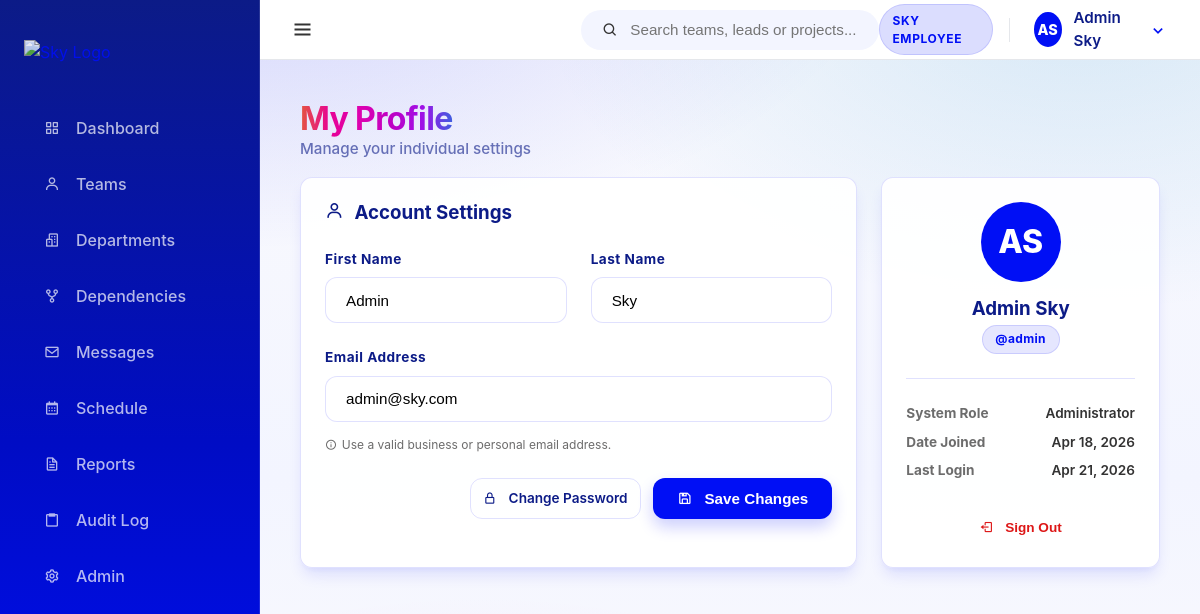
The app's page /dashboard/profile/ (signed in) with its own data.
### core/models.py (models this page shows, shortened)
class User(AbstractUser):
    class Meta:
        verbose_name = 'User'
        verbose_name_plural = 'Users'

### core/views.py (the view, shortened to what this page needs)
# urls.py: path('profile/', views.profile_view, name='profile'),
@login_required
def profile_view(request):
    return render(request, 'core/profile.html', {'user': request.user})

### templates/core/profile.html (shortened to what this page needs)
{% extends 'base.html' %}
{% block content %}
<div class="flex-between mb-2 animate-slide-up">
    <div>
        <h1 class="spectrum-text" style="font-size: 2rem; letter-spacing: -0.02em;">My Profile</h1>
        <p style="color: var(--sky-header-blue); opacity: 0.6; font-weight: 500; font-size: 0.95rem;">Manage your individual settings</p>
    </div>
</div>
<div class="grid-2-1 animate-slide-up" style="animation-delay: 0.1s;">
    <div class="card shadow-sm">
        <h3 style="color: var(--sky-header-blue); margin-bottom: 1.5rem;">
            <i class='bx bx-user' style="margin-right: 0.4rem;"></i> Account Settings
        </h3>
        <form method="post" action="{% url 'core:profile' %}">
            <div class="grid-2">
                <div class="form-group">
                    <label for="first_name">First Name</label>
                    <input type="text" name="first_name" id="first_name" class="form-control" value="{{ user.first_name }}" required>
                </div>
                <div class="form-group">
                    <label for="last_name">Last Name</label>
                    <input type="text" name="last_name" id="last_name" class="form-control" value="{{ user.last_name }}" required>
                </div>
            </div>
            <div class="form-group">
                <label for="email">Email Address</label>
                <input type="email" name="email" id="email" class="form-control" value="{{ user.email }}" required>
                <div style="font-size: 0.75rem; color: var(--muted-foreground); margin-top: 0.4rem; display: flex; align-items: center; gap: 0.3rem;">
                    <i class='bx bx-info-circle'></i> Use a valid business or personal email address.
                </div>
            </div>
            <div class="mt-2 text-right" style="display: flex; gap: 0.8rem; justify-content: flex-end;">
                <a href="{% url 'accounts:password_change' %}" class="btn btn-ghost" style="border: 1px solid var(--border); color: var(--sky-header-blue);">
                    <i class='bx bx-lock-alt'></i> Change Password
                </a>
                <button type="submit" class="btn btn-primary">
                    <i class='bx bx-save'></i> Save Changes
                </button>
            </div>
        </form>
    </div>
    <div class="card">
        <div style="text-align: center; margin-bottom: 1.5rem;">
            <div class="avatar-circle" style="width: 80px; height: 80px; font-size: 2rem; margin: 0 auto 1rem auto;">
                {% if user.first_name %}{{ user.first_name|first|upper }}{% else %}{{ user.username|first|upper }}{% endif %}{% if user.last_name %}{{ user.last_name|first|upper }}{% endif %}
            </div>
            <h3 style="color: var(--sky-header-blue); margin-bottom: 0.25rem;">{{ user.get_full_name|default:user.username }}</h3>
            <span class="chip chip-department">@{{ user.username }}</span>
        </div>
        <div style="border-top: 1px solid var(--border); margin-top: 1.5rem; padding-top: 1.5rem;">
            <div class="flex-between mb-1">
                <strong style="font-size: 0.85rem; color: var(--muted-foreground);">System Role</strong>
                <span style="font-size: 0.85rem; font-weight: 600;">{% if user.is_superuser %}Administrator{% else %}Staff{% endif %}</span>
            </div>
            <div class="flex-between mb-1">
                <strong style="font-size: 0.85rem; color: var(--muted-foreground);">Date Joined</strong>
                <span style="font-size: 0.85rem; font-weight: 600;">{{ user.date_joined|date:"M j, Y" }}</span>
            </div>
            <div class="flex-between">
                <strong style="font-size: 0.85rem; color: var(--muted-foreground);">Last Login</strong>
                <span style="font-size: 0.85rem; font-weight: 600;">{{ user.last_login|date:"M j, Y" }}</span>
            </div>
            <div style="margin-top: 2rem; text-align: center;">
                <form method="POST" action="{% url 'accounts:logout' %}">
                    <button type="submit" class="btn btn-ghost" style="color: var(--sky-negative); width: 100%; border: none; background: none; font-weight: 600; cursor: pointer;">
                        <i class='bx bx-log-out'></i> Sign Out
                    </button>
                </form>
            </div>
        </div>
    </div>
</div>
{% endblock %}

### templates/partials/_top_navbar.html (shortened to what this page needs)
<header class="top-navbar" style="display: flex; align-items: center; justify-content: space-between; height: 60px;">
    <div class="navbar-left">
        <button id="sidebar-toggle" class="sidebar-toggle-btn" aria-label="Toggle Sidebar">
            <i class='bx bx-menu'></i>
        </button>
    </div>
    <div class="navbar-middle">
        <div class="search-bar-container" id="global-search">
            <div class="search-bar">
                <i class='bx bx-search'></i>
                <input type="text" placeholder="Search teams, leads or projects..." id="search-input">
            </div>
        </div>
    </div>
    <div class="navbar-right" style="display: flex; align-items: center; gap: 12px;">
        <span class="badge badge-blue" style="vertical-align: middle; display: inline-flex; align-items: center;">SKY EMPLOYEE</span>
        <div class="nav-user-dropdown" id="user-dropdown-container" style="display: flex; align-items: center;">
            <div class="nav-avatar-trigger" id="user-dropdown-btn" style="display: flex; align-items: center;">
                <div class="avatar-circle small">
                    {% if user.first_name %}{{ user.first_name|first|upper }}{% else %}{{ user.username|first|upper }}{% endif %}{% if user.last_name %}{{ user.last_name|first|upper }}{% endif %}
                </div>
                <span class="user-fullname">{{ user.get_full_name|default:user.username }}</span>
                <i class='bx bx-chevron-down'></i>
            </div>
        </div>
    </div>
</header>

### assets/css/sky-layout.css (style rules this page uses)
:root { --font-size: 16px; --sky-primary: #000ff5; --sky-primary-dark: #000cc4; --sky-focus: #007ecc; --sky-surface: #fafafd; --sky-surface-strong: #f3f5ff; --sky-tint-5: rgba(0, 15, 245, 0.05); --sky-tint-10: rgba(0, 15, 245, 0.1); --sky-tint-14: rgba(0, 15, 245, 0.14); --sky-header-blue: #0c1b87; --sky-text: #333333; --sky-positive: #007e13; --sky-negative: #dd1717; --sky-attention: #f15a22; --sky-spectrum-1: #e4563e; --sky-spectrum-2: #e70296; --sky-spectrum-3: #dc01b1; --sky-spectrum-4: #be01c4; --sky-spectrum-5: #9f11e7; --sky-spectrum-6: #3d5fdf; --sky-spectrum: linear-gradient( 90deg, var(--sky-spectrum-1) 0%, var(--sky-spectrum-2) 20%, var(--sky-spectrum-3) 40%, var(--sky-spectrum-4) 60%, var(--sky-spectrum-5) 80%, var(--sky-spectrum-6) 100% ); --sky-spectrum-diagonal: linear-gradient( 135deg, var(--sky-spectrum-1) 0%, var(--sky-spectrum-2) 20%, var(--sky-spectrum-3) 40%, var(--sky-spectrum-4) 60%, var(--sky-spectrum-5) 80%, var(--sky-spectrum-6) 100% ); --primary: var(--sky-primary); --primary-foreground: #ffffff; --background: var(--sky-surface); --foreground: var(--sky-text); --card: rgba(255, 255, 255, 0.92); --card-foreground: var(--sky-text); --popover: #ffffff; --popover-foreground: var(--sky-text); --muted: var(--sky-surface-strong); --muted-foreground: rgba(51, 51, 51, 0.72); --accent: var(--sky-tint-10); --accent-foreground: var(--sky-text); --destructive: var(--sky-negative); --destructive-foreground: #ffffff; --border: rgba(0, 15, 245, 0.12); --input-background: rgba(255, 255, 255, 0.96); --ring: rgba(0, 126, 204, 0.35); --radius: 0.75rem; --sidebar-width: 260px; --header-height: 70px; --shadow-sm: 0 4px 6px -1px rgba(0, 0, 0, 0.1), 0 2px 4px -1px rgba(0, 0, 0, 0.06); --shadow-md: 0 10px 15px -3px rgba(0, 15, 245, 0.1), 0 4px 6px -2px rgba(0, 15, 245, 0.05); --shadow-lg: 0 20px 25px -5px rgba(12, 27, 135, 0.15), 0 10px 10px -5px rgba(12, 27, 135, 0.1); }
* { margin: 0; padding: 0; box-sizing: border-box; }
html body { font-family: 'Inter', system-ui, -apple-system, sans-serif; color: var(--sky-text); min-height: 100vh; line-height: 1.5; background: radial-gradient(1200px 600px at 20% -10%, rgba(0, 15, 245, 0.18) 0%, rgba(0, 15, 245, 0) 55%), radial-gradient(900px 520px at 90% 0%, rgba(0, 126, 204, 0.14) 0%, rgba(0, 126, 204, 0) 60%), radial-gradient(900px 520px at 40% 110%, rgba(220, 1, 177, 0.1) 0%, rgba(220, 1, 177, 0) 55%), linear-gradient(180deg, #fafafd 0%, #f3f5ff 60%, #fafafd 100%); background-attachment: fixed; background-size: cover; background-repeat: no-repeat; }
html body h1, html body h2, html body h3, html body h4 { color: var(--sky-header-blue); font-weight: 700; line-height: 1.2; }
html body a { color: var(--sky-primary); text-decoration: none; transition: color 0.2s ease; }
html body .top-navbar { height: 60px; background: #ffffff; border-bottom: 1px solid #e5e7eb; display: flex; align-items: center; justify-content: space-between; padding: 0 24px; position: sticky; top: 0; z-index: 900; }
html body .navbar-left, html body .navbar-middle, html body .navbar-right { display: flex; align-items: center; flex: 1; }
html body .navbar-middle { justify-content: center; }
html body .navbar-right { justify-content: flex-end; gap: 12px; }
html body .search-bar-container { position: relative; width: 100%; max-width: 400px; min-width: 280px; }
html body .search-bar { background: var(--sky-surface-strong); padding: 0 1.25rem; height: 40px; border-radius: 999px; display: flex; align-items: center; border: 1px solid transparent; transition: all 0.2s ease; }
html body .search-bar input { background: transparent; border: none; outline: none; flex: 1; margin-left: 0.75rem; font-size: 0.95rem; color: var(--sky-text); }

### records on screen
User: first_name|first "A", last_name|first "S", get_full_name "Admin Sky", first_name "Admin", last_name "Sky", email "admin@sky.com", username "admin", date_joined "Apr 18, 2026", last_login "Apr 21, 2026"
